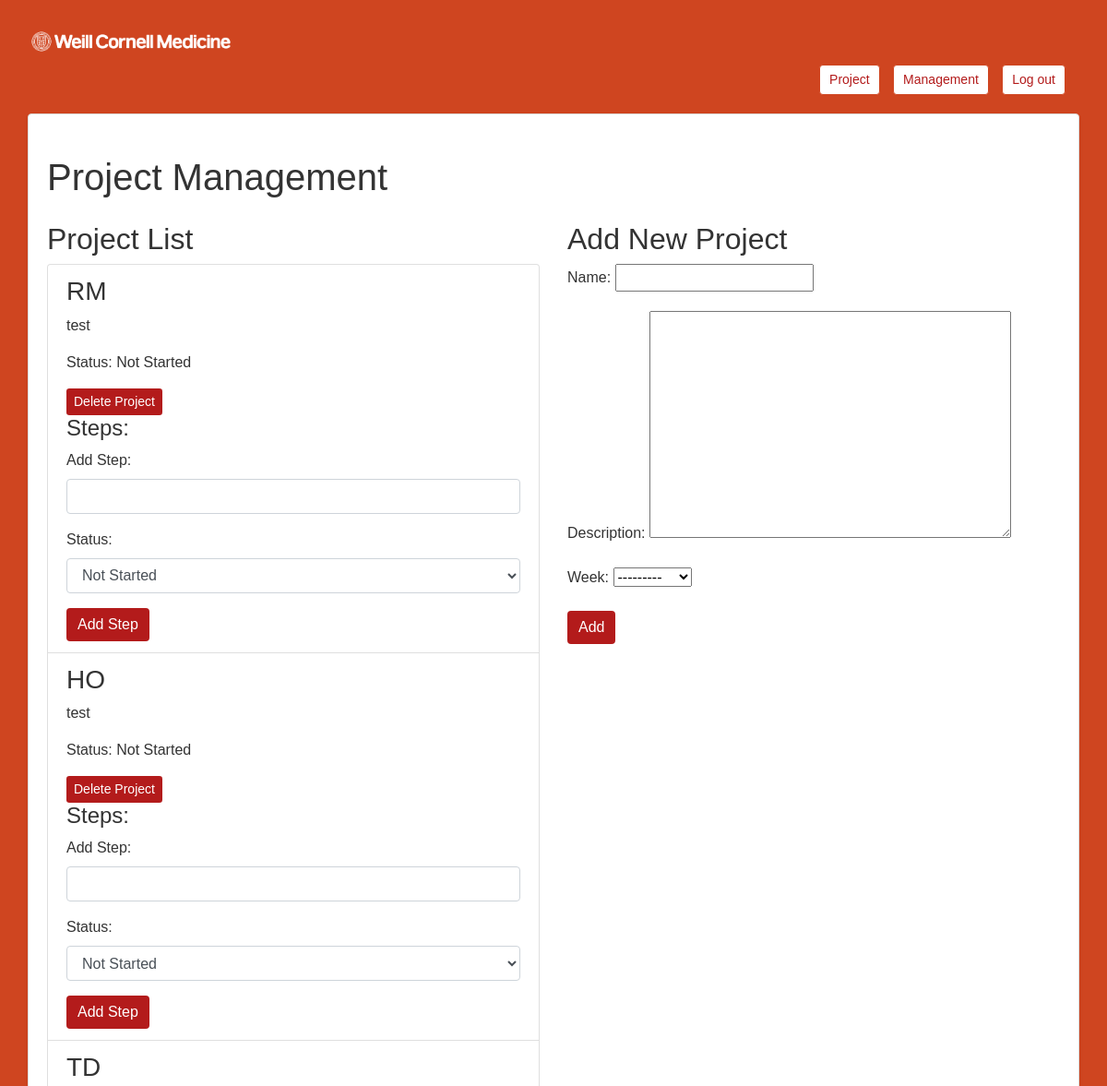
Before: /project_management/ (signed in, upper part) with the older database file.
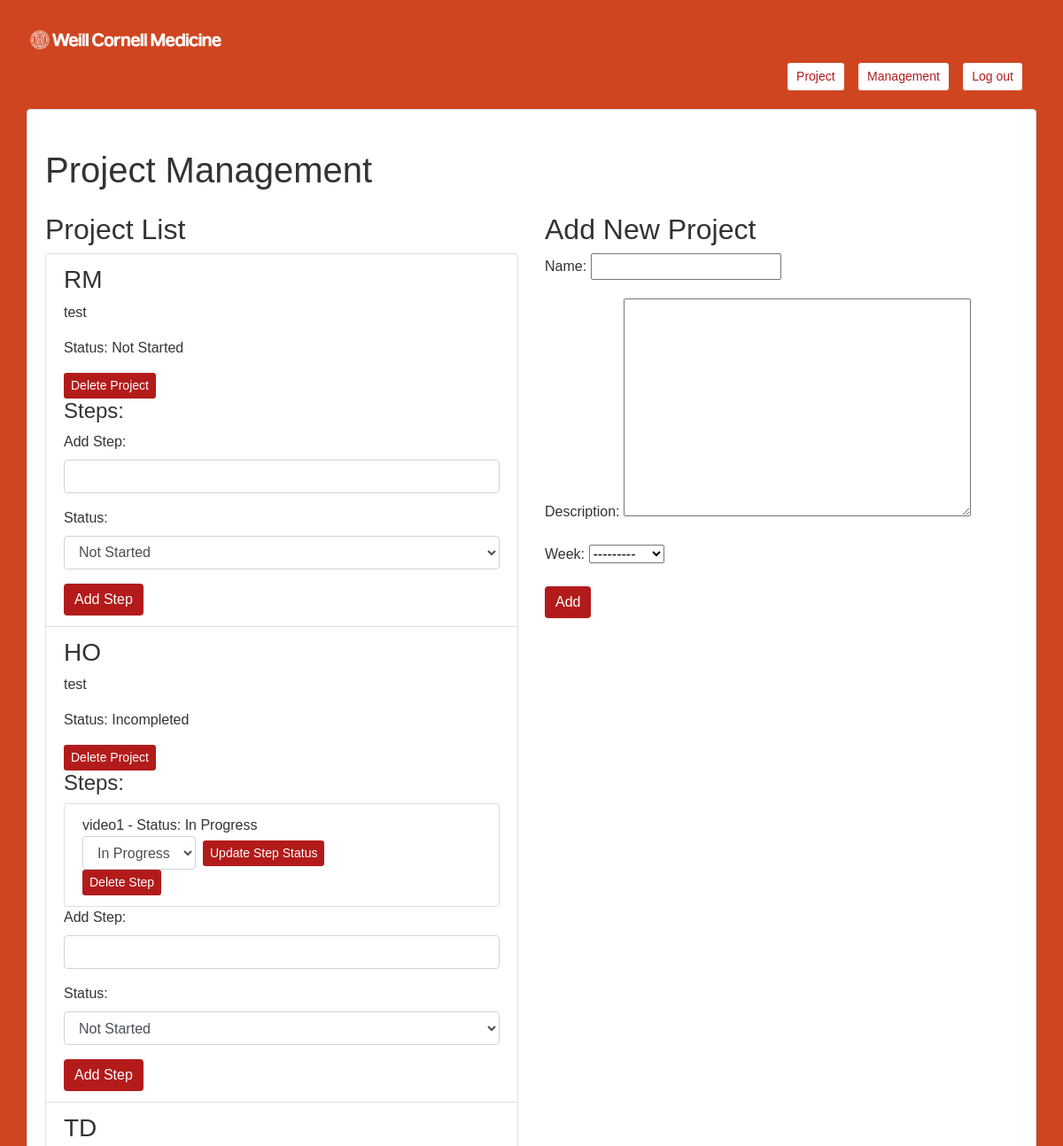
After: the same page with the newer database file.
### projects/models.py (models this page shows, shortened)
class Project(models.Model):
    STATUS_CHOICES = (
        ('Not Started', 'Not Started'),
        ('Incompleted', 'Incompleted'),
        ('Completed', 'Completed'),
    )
    name = models.CharField(max_length=100)
    description = models.TextField(max_length=100)
    status = models.CharField(max_length=12, choices=STATUS_CHOICES, default='Not Started')
    user = models.ForeignKey(settings.AUTH_USER_MODEL, on_delete=models.CASCADE)
    week = models.IntegerField(choices=[(i, f"Week {i}") for i in range(1, 11)], null=True)

class Step(models.Model):
    STATUS_CHOICES = (
        ('Not Started', 'Not Started'),
        ('In Progress', 'In Progress'),
        ('Completed', 'Completed'),
    )
    project = models.ForeignKey(Project, on_delete=models.CASCADE, related_name='steps')
    name = models.CharField(max_length=100)
    status = models.CharField(max_length=12, choices=STATUS_CHOICES, default='Not Started')

### projects/views.py (the view)
# urls.py: path('project_management/', views.project_management, name='project_management'),
@login_required
def project_management(request):
    if request.method == 'POST':
        form = ProjectForm(request.POST)
        if form.is_valid():
            project = form.save(commit=False)
            project.user = request.user
            form.save()
            return redirect('project_management')
    else:
        form = ProjectForm()
    projects = Project.objects.all()
    return render(request, 'project_management.html', {'form': form, 'projects': projects})

### projects/forms.py
class ProjectForm(forms.ModelForm):
    class Meta:
        model = Project
        fields = ['name', 'description', 'week']

### projects/templates/project_management.html (shortened to what this page needs)
<!DOCTYPE html>
<html lang="en">
<head>
    <link rel="stylesheet" href="https://maxcdn.bootstrapcdn.com/bootstrap/4.5.2/css/bootstrap.min.css">
    {% load static %}
    <link rel="stylesheet" href="{% static 'css/project_management.css' %}">
</head>
<body>
    <div class="logo-container">
        <a href="{% url 'project_list' %}">
            <img src="{% static 'image/logo2.png' %}" alt="Weill Cornell Medicine Logo" height="50" />
        </a>
    </div>
    <div class="header-links">
        <a href="{% url 'project_list' %}" class="btn btn-secondary btn-sm">Project</a>
        <a href="{% url 'user_management' %}" class="btn btn-secondary btn-sm">Management</a>
        <a href="{% url 'login' %}" class="btn btn-secondary btn-sm">Log out</a>
    </div>
    <div class="container">
        <h1 class="my-4">Project Management</h1>
        <div class="row">
            <div class="col-md-6">
                <h2>Project List</h2>
                <ul class="list-group">
                    {% for project in projects %}
                        <li class="list-group-item">
                            <h3>{{ project.name }}</h3>
                            <p>{{ project.description }}</p>
                            <p>Status: {{ project.status }}</p>
                            <a href="{% url 'delete_project' project.id %}" class="btn btn-danger btn-sm">Delete Project</a>
                            <h4>Steps:</h4>
                            <ul class="list-group">
                                {% for step in project.steps.all %}
                                    <li class="list-group-item">
                                        {{ step.name }} - Status: {{ step.status }}
                                        <form method="post" action="{% url 'edit_step_status' step.id %}" class="form-inline">
                                            <select name="status" class="form-control mr-2">
                                                <option value="In Progress" {% if step.status == "In Progress" %} selected {% endif %}>In Progress</option>
                                            </select>
                                            <button type="submit" class="btn btn-sm btn-primary">Update Step Status</button>
                                        </form>
                                        <a href="{% url 'delete_step' step.id %}" class="btn btn-sm btn-danger">Delete Step</a>
                                    </li>
                                {% endfor %}
                            </ul>
                            <form method="post" action="{% url 'add_step' project.id %}" class="form">
                                <div class="form-group">
                                    <label for="step_name">Add Step:</label>
                                    <input type="text" name="step_name" required class="form-control">
                                </div>
                                <div class="form-group">
                                    <label for="step_status">Status:</label>
                                    <select name="step_status" class="form-control">
                                        <option value="Not Started">Not Started</option>
                                    </select>
                                </div>
                                <button type="submit" class="btn btn-primary">Add Step</button>
                            </form>
                        </li>
                    {% endfor %}
                </ul>
            </div>
            <div class="col-md-6">
                <h2>Add New Project</h2>
                <form method="post" class="form">
                    {{ form.as_p }}
                    <button type="submit" class="btn btn-primary">Add</button>
                </form>
            </div>
        </div>
    </div>
</body>
</html>

Changed rows visible on the page:
changed Project "HO": status "Not Started" → "Incompleted"
added Step: name "video1", status "In Progress", shown under Project "HO"
